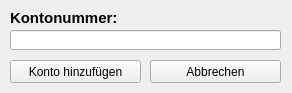
<?xml version="1.0" encoding="UTF-8"?>
<ui version="4.0">
 <class>AddAccountWidget</class>
 <widget class="QWidget" name="AddAccountWidget">
  <property name="geometry">
   <rect>
    <x>0</x>
    <y>0</y>
    <width>292</width>
    <height>93</height>
   </rect>
  </property>
  <property name="windowTitle">
   <string>Form</string>
  </property>
  <widget class="QPushButton" name="KontoHinzufuegen">
   <property name="geometry">
    <rect>
     <x>10</x>
     <y>60</y>
     <width>131</width>
     <height>23</height>
    </rect>
   </property>
   <property name="text">
    <string>Konto hinzufügen</string>
   </property>
  </widget>
  <widget class="QPushButton" name="Abbrechen">
   <property name="geometry">
    <rect>
     <x>150</x>
     <y>60</y>
     <width>131</width>
     <height>23</height>
    </rect>
   </property>
   <property name="text">
    <string>Abbrechen</string>
   </property>
  </widget>
  <widget class="QLineEdit" name="lineEdit">
   <property name="geometry">
    <rect>
     <x>10</x>
     <y>30</y>
     <width>271</width>
     <height>20</height>
    </rect>
   </property>
  </widget>
  <widget class="QLabel" name="label">
   <property name="geometry">
    <rect>
     <x>10</x>
     <y>10</y>
     <width>121</width>
     <height>16</height>
    </rect>
   </property>
   <property name="font">
    <font>
     <pointsize>11</pointsize>
     <weight>75</weight>
     <bold>true</bold>
    </font>
   </property>
   <property name="text">
    <string>Kontonummer:</string>
   </property>
  </widget>
 </widget>
 <resources/>
 <connections/>
</ui>
